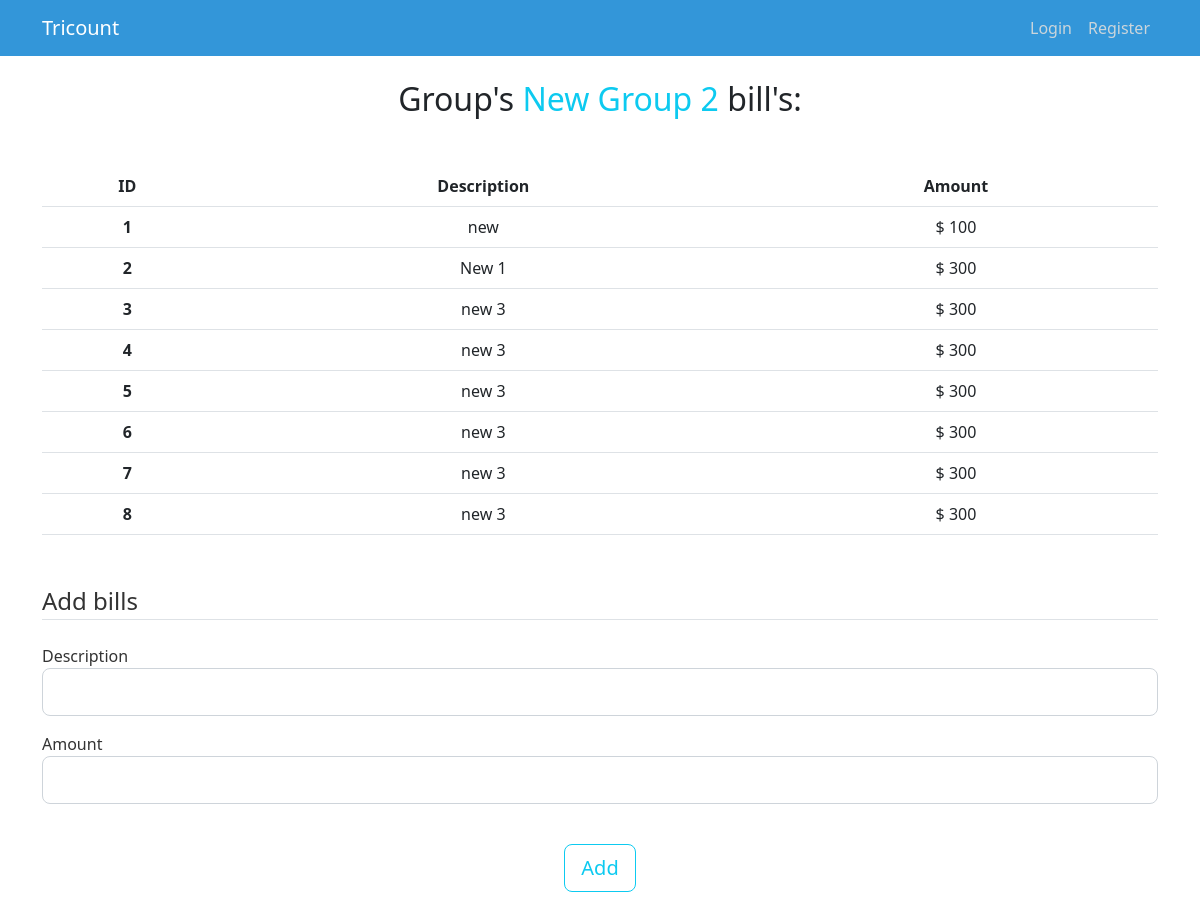
The page /group/2 on the database its author committed.
### tricount/models.py (models this page shows, shortened)
class Group(db.Model):
        id = db.Column(db.Integer, primary_key=True)
        title = db.Column(db.String(100), nullable=False)
        description = db.Column(db.String(250), nullable=False)
        user_id = db.Column(db.Integer, db.ForeignKey('user.id'), nullable=False)
        bills = db.relationship('Bill', backref='group', lazy=True)

class Bill(db.Model):
        id = db.Column(db.Integer, primary_key=True)
        description = db.Column(db.String(100), nullable=False)
        amount = db.Column(db.Integer, nullable=False)
        group_id = db.Column(db.Integer, db.ForeignKey('group.id'), nullable=False)

### tricount/routes.py (the view)
@app.route('/group/<int:group_id>', methods=['GET', 'POST'])
def group(group_id):
    form = BillForm()
    bills = Bill.query.filter_by(group_id=group_id)
    group = Group.query.get_or_404(group_id)
    if form.validate_on_submit():
        flash('Bill has ben updated!', 'success')
        bill = Bill(description=form.description.data, amount=form.amount.data, group=group)
        db.session.add(bill)
        return redirect(url_for('group'))
    return render_template('group.html', title=group.title, group=group, form=form, bills=bills)

### tricount/forms.py
class BillForm(FlaskForm):
    description = StringField('Description', validators=[DataRequired()])
    amount = IntegerField('Amount', validators=[DataRequired()])
    submit = SubmitField('Add')

### tricount/templates/group.html (shortened to what this page needs)
{% extends "layout.html" %}
{% block content %}
    <div>
        <h2 class="w-100 text-dark text-center mb-5 ">Group's <span class="font-italic text-info">{{ group.title }}</span> bill's:</h2>
        <table class="table mb-5">
            <thead>
                <tr>
                    <th class='text-center' scope="col">ID</th>
                    <th class='text-center' scope="col">Description</th>
                    <th class='text-center' scope="col">Amount</th>
                </tr>
            </thead>
            <tbody>
        {% for bill in bills -%}
            <tr>
                <th class='text-center' scope="row">{{ bill.id }}</th>
                <td class='text-center'>{{ bill.description }}</td>
                <td class='text-center'>$ {{ bill.amount }}</td>
            </tr>
        {% endfor %}
            </tbody>
        </table>
    </div>
    <form method="POST" action="">
        <fieldset class="form-group mb-3">
            <legend class="border-bottom mb-4">Add bills</legend>
            <div class="form-group margin-bottom">
                {{ form.description.label(class='form-control-label') }}
                {% if form.description.errors %}
                    {{ form.description(class='form-control form-control-lg is-invalid') }}
                    <div class='invalid-feedback'>
                        {% for error in form.description.errors %}
                            <span>{{ description }}</span>
                        {% endfor %}
                    </div>
                {% else %}
                    {{ form.description(class='form-control form-control-lg') }}
                {% endif %}
            </div>
            <div class="form-group margin-bottom">
                {{ form.amount.label(class='form-control-label') }}
                {% if form.amount.errors %}
                    {{ form.amount(class='form-control form-control-lg is-invalid') }}
                    <div class='invalid-feedback'>
                        {% for error in form.amount.errors %}
                            <span>{{ error }}</span>
                        {% endfor %}
                    </div>
                {% else %}
                    {{ form.amount(class='form-control form-control-lg') }}
                {% endif %}
            </div>
        </fieldset>
        <div class="form-group mb-5 pt-2 text-center">
            {{ form.submit(class='btn btn-outline-info btn-lg') }}
        </div>
    </form>
{% endblock content %}

### tricount/templates/layout.html (shortened to what this page needs)
<!DOCTYPE html>
<html lang="en">
<head>
    <link href="https://cdn.jsdelivr.net/npm/bootstrap@5.2.1/dist/css/bootstrap.min.css" rel="stylesheet">
    <link rel="stylesheet" type="text/css" href="{{ url_for('static', filename='main.css') }}">
</head>
<body>
    <header class="site-header">
        <nav class="navbar navbar-expand-md navbar-dark bg-steel fixed-top">
          <div class="container">
            <div class="navbar-brand mr-4">Tricount</div>
            <div class="collapse navbar-collapse" id="navbarToggle">
              <div class="navbar-nav">
                {% if current_user.is_authenticated %}
                <a class="nav-item nav-link" href="{{ url_for('account') }}">Account</a>
                  <a class="nav-item nav-link" href="{{ url_for('logout') }}">Logout</a>
                {% else %}
                  <a class="nav-item nav-link" href="{{ url_for('login') }}">Login</a>
                  <a class="nav-item nav-link" href="{{ url_for('register') }}">Register</a>
                {% endif %}
              </div>
            </div>
          </div>
        </nav>
      </header>
      <main role="main" class="container">
        <div>
          <div>
            {% block content %}{% endblock %}
          </div>
        </div>
      </main>
</body>
</html>

### tricount/static/main.css (style rules this page uses)
body { background: #ffffff; color: #333333; margin-top: 5rem; }
h1, h2, h3, h4, h5, h6 { color: #444444; }
.bg-steel { background-color: #3396D9; }
.site-header .navbar-nav .nav-link { color: #cbd5db; }
.margin-bottom { margin-bottom: 1rem; }

### rows shown on the page
Group: title "New Group 2"
Bill: id "1", description "new", amount "100"
Bill: id "2", description "New 1", amount "300"
Bill: id "3", description "new 3", amount "300"
Bill: id "4", description "new 3", amount "300"
Bill: id "5", description "new 3", amount "300"
Bill: id "6", description "new 3", amount "300"
Bill: id "7", description "new 3", amount "300"
Bill: id "8", description "new 3", amount "300"
